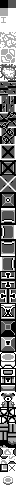

Tiled map render using the project's own tile images. Description and the whole map definition, tile-layer contents included, below:
An orthogonal 2x61 tile map with 8x8 px tiles, 1 tile layer (Tile Layer 1), 5 tilesets.

<map version="1.5" tiledversion="1.7.0" orientation="orthogonal" renderorder="right-down" width="2" height="61" tilewidth="8" tileheight="8" infinite="0" nextlayerid="2" nextobjectid="1">
 <tileset firstgid="1" source="colors.tsx" />
 <tileset firstgid="9" source="floor-base.tsx" />
 <tileset firstgid="21" source="walls-base.tsx" />
 <tileset firstgid="53" source="doors.tsx" />
 <tileset firstgid="81" source="objects.tsx" />
 <layer id="1" name="Tile Layer 1" width="2" height="61">
  <data encoding="csv">
1,2,
3,4,
5,6,
7,8,
9,10,
11,12,
13,14,
15,16,
17,18,
19,20,
21,22,
23,24,
25,26,
27,28,
29,30,
31,32,
33,34,
35,36,
37,38,
39,40,
41,42,
43,44,
45,46,
47,48,
49,50,
51,52,
53,54,
55,56,
57,58,
59,60,
61,62,
63,64,
65,66,
67,68,
69,70,
71,72,
73,74,
75,76,
77,78,
79,80,
81,82,
83,84,
85,86,
87,88,
89,90,
91,92,
93,94,
95,96,
97,98,
99,100,
101,102,
103,104,
105,106,
107,108,
109,110,
111,112,
113,114,
115,116,
117,118,
119,120,
121,122
</data>
 </layer>
</map>